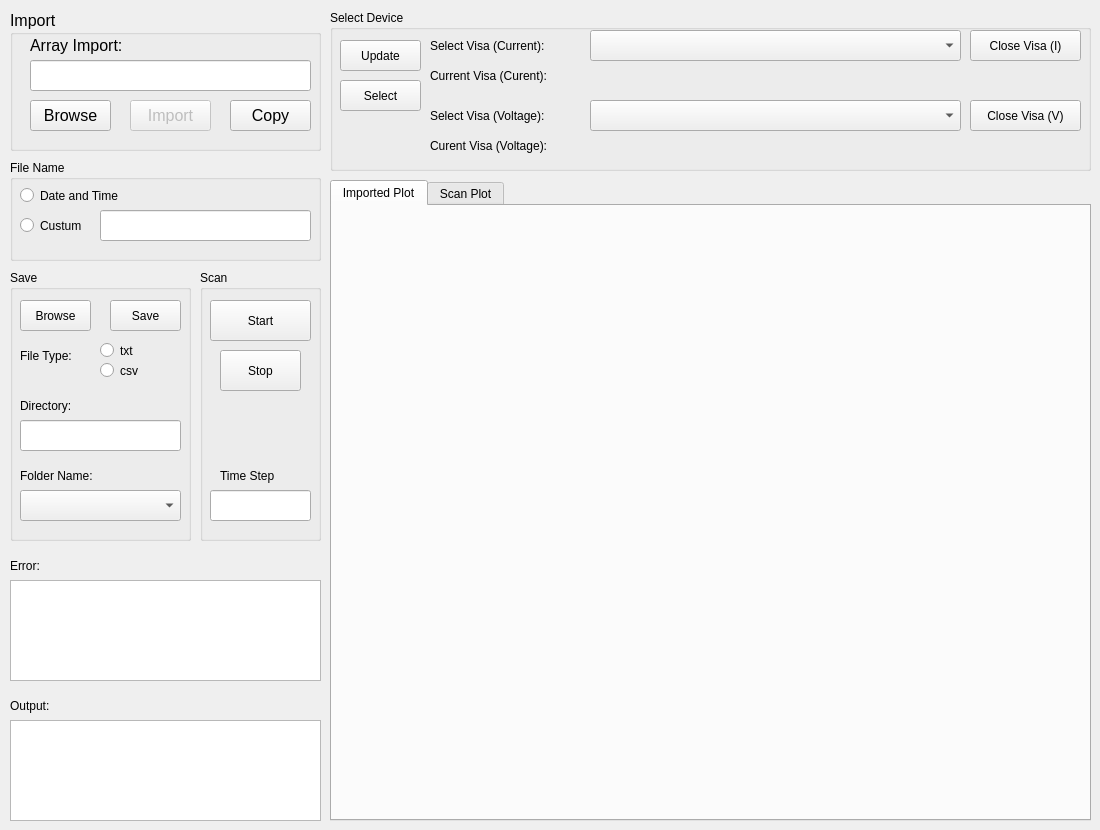
            <widget class="QWidget" name="tab_3">
             <attribute name="title">
              <string>Agilent / Yokogawa</string>
             </attribute>
             <widget class="QGroupBox" name="saveBox">
              <property name="geometry">
               <rect>
                <x>10</x>
                <y>270</y>
                <width>181</width>
                <height>271</height>
               </rect>
              </property>
              <property name="title">
               <string>Save</string>
              </property>
              <widget class="QPushButton" name="browseButton">
               <property name="geometry">
                <rect>
                 <x>10</x>
                 <y>30</y>
                 <width>71</width>
                 <height>31</height>
                </rect>
               </property>
               <property name="text">
                <string>Browse</string>
               </property>
              </widget>
              <widget class="QLabel" name="fileTypeLable">
               <property name="geometry">
                <rect>
                 <x>10</x>
                 <y>70</y>
                 <width>71</width>
                 <height>31</height>
                </rect>
               </property>
               <property name="text">
                <string>File Type:</string>
               </property>
              </widget>
              <widget class="QRadioButton" name="csvRadio">
               <property name="geometry">
                <rect>
                 <x>90</x>
                 <y>90</y>
                 <width>51</width>
                 <height>21</height>
                </rect>
               </property>
               <property name="text">
                <string>csv</string>
               </property>
              </widget>
              <widget class="QRadioButton" name="txtRadio">
               <property name="geometry">
                <rect>
                 <x>90</x>
                 <y>70</y>
                 <width>51</width>
                 <height>21</height>
                </rect>
               </property>
               <property name="text">
                <string>txt</string>
               </property>
              </widget>
              <widget class="QLabel" name="directoryLable">
               <property name="geometry">
                <rect>
                 <x>10</x>
                 <y>120</y>
                 <width>81</width>
                 <height>31</height>
                </rect>
               </property>
               <property name="text">
                <string>Directory:</string>
               </property>
              </widget>
              <widget class="QLineEdit" name="directory">
               <property name="geometry">
                <rect>
                 <x>10</x>
                 <y>150</y>
                 <width>161</width>
                 <height>31</height>
                </rect>
               </property>
              </widget>
              <widget class="QPushButton" name="saveButton">
               <property name="geometry">
                <rect>
                 <x>100</x>
                 <y>30</y>
                 <width>71</width>
                 <height>31</height>
                </rect>
               </property>
               <property name="text">
                <string>Save</string>
               </property>
              </widget>
              <widget class="QComboBox" name="folderName">
               <property name="geometry">
                <rect>
                 <x>10</x>
                 <y>220</y>
                 <width>161</width>
                 <height>31</height>
                </rect>
               </property>
              </widget>
              <widget class="QLabel" name="folderNameLable">
               <property name="geometry">
                <rect>
                 <x>10</x>
                 <y>190</y>
                 <width>111</width>
                 <height>31</height>
                </rect>
               </property>
               <property name="text">
                <string>Folder Name:</string>
               </property>
              </widget>
             </widget>
             <widget class="QGroupBox" name="fileBox">
              <property name="geometry">
               <rect>
                <x>10</x>
                <y>160</y>
                <width>311</width>
                <height>101</height>
               </rect>
              </property>
              <property name="title">
               <string>File Name</string>
              </property>
              <widget class="QRadioButton" name="defaultFile">
               <property name="geometry">
                <rect>
                 <x>10</x>
                 <y>20</y>
                 <width>131</width>
                 <height>31</height>
                </rect>
               </property>
               <property name="text">
                <string>Date and Time</string>
               </property>
              </widget>
              <widget class="QRadioButton" name="customFile">
               <property name="geometry">
                <rect>
                 <x>10</x>
                 <y>50</y>
                 <width>81</width>
                 <height>31</height>
                </rect>
               </property>
               <property name="text">
                <string>Custum</string>
               </property>
              </widget>
              <widget class="QLineEdit" name="file">
               <property name="geometry">
                <rect>
                 <x>90</x>
                 <y>50</y>
                 <width>211</width>
                 <height>31</height>
                </rect>
               </property>
              </widget>
             </widget>
             <widget class="QTextEdit" name="output">
              <property name="geometry">
               <rect>
                <x>10</x>
                <y>720</y>
                <width>311</width>
                <height>101</height>
               </rect>
              </property>
             </widget>
             <widget class="QLabel" name="outputLable">
              <property name="geometry">
               <rect>
                <x>10</x>
                <y>690</y>
                <width>61</width>
                <height>31</height>
               </rect>
              </property>
              <property name="text">
               <string>Output:</string>
              </property>
             </widget>
             <widget class="QLabel" name="errorLable">
              <property name="geometry">
               <rect>
                <x>10</x>
                <y>550</y>
                <width>51</width>
                <height>31</height>
               </rect>
              </property>
              <property name="text">
               <string>Error:</string>
              </property>
             </widget>
             <widget class="QTextEdit" name="error">
              <property name="geometry">
               <rect>
                <x>10</x>
                <y>580</y>
                <width>311</width>
                <height>101</height>
               </rect>
              </property>
             </widget>
             <widget class="QGroupBox" name="groupBox_import_keithley_2">
              <property name="geometry">
               <rect>
                <x>10</x>
                <y>10</y>
                <width>311</width>
                <height>141</height>
               </rect>
              </property>
              <property name="font">
               <font>
                <pointsize>12</pointsize>
               </font>
              </property>
              <property name="title">
               <string>Import</string>
              </property>
              <widget class="QLineEdit" name="lineEdit_directory_ay">
               <property name="geometry">
                <rect>
                 <x>20</x>
                 <y>50</y>
                 <width>281</width>
                 <height>31</height>
                </rect>
               </property>
               <property name="font">
                <font>
                 <pointsize>12</pointsize>
                </font>
               </property>
              </widget>
              <widget class="QLabel" name="lable_import_ay">
               <property name="geometry">
                <rect>
                 <x>20</x>
                 <y>20</y>
                 <width>111</width>
                 <height>31</height>
                </rect>
               </property>
               <property name="font">
                <font>
                 <pointsize>12</pointsize>
                </font>
               </property>
               <property name="text">
                <string>Array Import:</string>
               </property>
              </widget>
              <widget class="QPushButton" name="pushButton_browse_ay">
               <property name="geometry">
                <rect>
                 <x>20</x>
                 <y>90</y>
                 <width>81</width>
                 <height>31</height>
                </rect>
               </property>
               <property name="font">
                <font>
                 <pointsize>12</pointsize>
                </font>
               </property>
               <property name="text">
                <string>Browse</string>
               </property>
              </widget>
              <widget class="QPushButton" name="pushButton_import_ay">
               <property name="enabled">
                <bool>false</bool>
               </property>
               <property name="geometry">
                <rect>
                 <x>120</x>
                 <y>90</y>
                 <width>81</width>
                 <height>31</height>
                </rect>
               </property>
               <property name="font">
                <font>
                 <pointsize>12</pointsize>
                </font>
               </property>
               <property name="text">
                <string>Import</string>
               </property>
              </widget>
              <widget class="QPushButton" name="pushButton_copy_ay">
               <property name="enabled">
                <bool>true</bool>
               </property>
               <property name="geometry">
                <rect>
                 <x>220</x>
                 <y>90</y>
                 <width>81</width>
                 <height>31</height>
                </rect>
               </property>
               <property name="font">
                <font>
                 <pointsize>12</pointsize>
                </font>
               </property>
               <property name="text">
                <string>Copy</string>
               </property>
              </widget>
             </widget>
             <widget class="QGroupBox" name="groupBox">
              <property name="geometry">
               <rect>
                <x>330</x>
                <y>10</y>
                <width>761</width>
                <height>161</height>
               </rect>
              </property>
              <property name="title">
               <string>Select Device</string>
              </property>
              <widget class="QLabel" name="selectVisaLable0">
               <property name="geometry">
                <rect>
                 <x>100</x>
                 <y>20</y>
                 <width>161</width>
                 <height>31</height>
                </rect>
               </property>
               <property name="text">
                <string>Select Visa (Current):</string>
               </property>
              </widget>
              <widget class="QComboBox" name="selectVisa0">
               <property name="geometry">
                <rect>
                 <x>260</x>
                 <y>20</y>
                 <width>371</width>
                 <height>31</height>
                </rect>
               </property>
              </widget>
              <widget class="QLabel" name="visaLable0">
               <property name="geometry">
                <rect>
                 <x>100</x>
                 <y>50</y>
                 <width>161</width>
                 <height>31</height>
                </rect>
               </property>
               <property name="text">
                <string>Current Visa (Curent):</string>
               </property>
              </widget>
              <widget class="QLabel" name="visa0">
               <property name="geometry">
                <rect>
                 <x>260</x>
                 <y>50</y>
                 <width>491</width>
                 <height>31</height>
                </rect>
               </property>
               <property name="text">
                <string/>
               </property>
              </widget>
              <widget class="QLabel" name="selectVisaLable1">
               <property name="geometry">
                <rect>
                 <x>100</x>
                 <y>90</y>
                 <width>161</width>
                 <height>31</height>
                </rect>
               </property>
               <property name="text">
                <string>Select Visa (Voltage):</string>
               </property>
              </widget>
              <widget class="QComboBox" name="selectVisa1">
               <property name="geometry">
                <rect>
                 <x>260</x>
                 <y>90</y>
                 <width>371</width>
                 <height>31</height>
                </rect>
               </property>
              </widget>
              <widget class="QLabel" name="visa1">
               <property name="geometry">
                <rect>
                 <x>260</x>
                 <y>120</y>
                 <width>491</width>
                 <height>31</height>
                </rect>
               </property>
               <property name="text">
                <string/>
               </property>
              </widget>
              <widget class="QLabel" name="visaLable1">
               <property name="geometry">
                <rect>
                 <x>100</x>
                 <y>120</y>
                 <width>161</width>
                 <height>31</height>
                </rect>
               </property>
               <property name="text">
                <string>Curent Visa (Voltage):</string>
               </property>
              </widget>
              <widget class="QPushButton" name="closeVisaButton0">
               <property name="geometry">
                <rect>
                 <x>640</x>
                 <y>20</y>
                 <width>111</width>
                 <height>31</height>
                </rect>
               </property>
               <property name="text">
                <string>Close Visa (I)</string>
               </property>
              </widget>
              <widget class="QPushButton" name="closeVisaButton1">
               <property name="geometry">
                <rect>
                 <x>640</x>
                 <y>90</y>
                 <width>111</width>
                 <height>31</height>
                </rect>
               </property>
               <property name="text">
                <string>Close Visa (V)</string>
               </property>
              </widget>
              <widget class="QPushButton" name="selectVisaButton">
               <property name="geometry">
                <rect>
                 <x>10</x>
                 <y>70</y>
                 <width>81</width>
                 <height>31</height>
                </rect>
               </property>
               <property name="text">
                <string>Select</string>
               </property>
              </widget>
              <widget class="QPushButton" name="updateVisaButton">
               <property name="geometry">
                <rect>
                 <x>10</x>
                 <y>30</y>
                 <width>81</width>
                 <height>31</height>
                </rect>
               </property>
               <property name="text">
                <string>Update</string>
               </property>
              </widget>
             </widget>
             <widget class="QGroupBox" name="groupBox_scan_ay">
              <property name="geometry">
               <rect>
                <x>200</x>
                <y>270</y>
                <width>121</width>
                <height>271</height>
               </rect>
              </property>
              <property name="title">
               <string>Scan</string>
              </property>
              <widget class="QPushButton" name="startButton">
               <property name="geometry">
                <rect>
                 <x>10</x>
                 <y>30</y>
                 <width>101</width>
                 <height>41</height>
                </rect>
               </property>
               <property name="text">
                <string>Start</string>
               </property>
              </widget>
              <widget class="QPushButton" name="stopButton">
               <property name="geometry">
                <rect>
                 <x>20</x>
                 <y>80</y>
                 <width>81</width>
                 <height>41</height>
                </rect>
               </property>
               <property name="text">
                <string>Stop</string>
               </property>
              </widget>
              <widget class="QLabel" name="timeStepValueLable">
               <property name="geometry">
                <rect>
                 <x>20</x>
                 <y>190</y>
                 <width>81</width>
                 <height>31</height>
                </rect>
               </property>
               <property name="layoutDirection">
                <enum>Qt::LeftToRight</enum>
               </property>
               <property name="text">
                <string>Time Step</string>
               </property>
              </widget>
              <widget class="QLineEdit" name="timeStepValue">
               <property name="geometry">
                <rect>
                 <x>10</x>
                 <y>220</y>
                 <width>101</width>
                 <height>31</height>
                </rect>
               </property>
              </widget>
             </widget>
             <widget class="QTabWidget" name="tabWidget_plot_ay">
              <property name="geometry">
               <rect>
                <x>330</x>
                <y>180</y>
                <width>761</width>
                <height>641</height>
               </rect>
              </property>
              <property name="currentIndex">
               <number>0</number>
              </property>
              <widget class="QWidget" name="tab_1">
               <attribute name="title">
                <string>Imported Plot</string>
               </attribute>
               <widget class="CurveWidget" name="curvewidget_importPlot_ay">
                <property name="geometry">
                 <rect>
                  <x>0</x>
                  <y>0</y>
                  <width>751</width>
                  <height>601</height>
                 </rect>
                </property>
                <property name="orientation">
                 <enum>Qt::Horizontal</enum>
                </property>
               </widget>
              </widget>
              <widget class="QWidget" name="tab_2">
               <attribute name="title">
                <string>Scan Plot</string>
               </attribute>
               <widget class="CurveWidget" name="curvewidget_scanPlot_ay">
                <property name="geometry">
                 <rect>
                  <x>0</x>
                  <y>0</y>
                  <width>751</width>
                  <height>601</height>
                 </rect>
                </property>
                <property name="orientation">
                 <enum>Qt::Horizontal</enum>
                </property>
               </widget>
              </widget>
             </widget>
            </widget>
